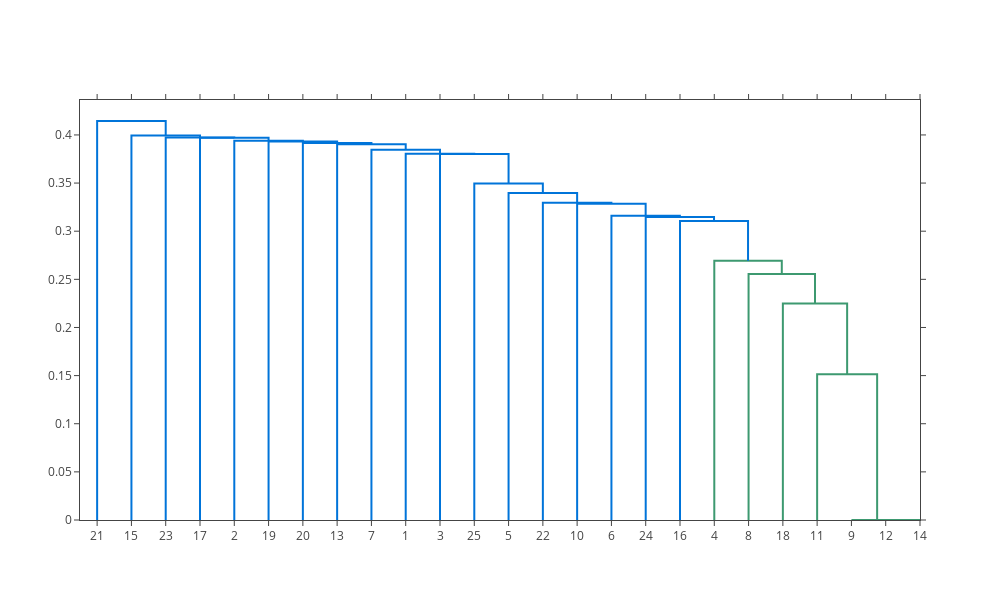

Notebook code cell kept with this figure:
### Code cell
# get text annotations
annotation = text_annotation(topic_dist, topic_terms, n_ann_terms, linkagefun)

# Plot dendrogram
dendro = ff.create_dendrogram(topic_dist, distfun=js_dist, labels=range(1, 26), linkagefun=linkagefun, hovertext=annotation)
dendro['layout'].update({'width': 1000, 'height': 600})
py.iplot(dendro)

### Figure 1 — Plotly figure (JSON) as saved in the notebook; plotly's stock layout.template omitted (floating-point values rounded to 4 significant figures)
{"data": [{"hoverinfo": "text", "marker": {"color": "rgb(61,153,112)"}, "mode": "lines", "text": ["['conclude', 'supplementation', 'ray', 'interview', 'varied', 'markers', 'dual', 'narcotics', 'mild', 'elevated']", [], [], "['conclude', 'supplementation', 'ray', 'interview', 'varied', 'markers', 'dual', 'narcotics', 'mild', 'elevated']"], "type": "scatter", "x": [235, 235, 245, 245], "xaxis": "x", "y": [0, 2.474e-10, 2.474e-10, 0], "yaxis": "y"}, {"hoverinfo": "text", "marker": {"color": "rgb(61,153,112)"}, "mode": "lines", "text": ["['conclude', 'supplementation', 'ray', 'interview', 'varied', 'markers', 'dual', 'narcotics', 'mild', 'elevated']", [], [], "+++: ['conclude', 'supplementation', 'ray', 'interview', 'varied', 'markers', 'dual', 'narcotics', 'mild', 'elevated']<br>---: ['failures', 'amygdala', 'cortex', 'disease', 'anisotropy', 'cp', 'patients', 'autonomic', 'activity', 'children']"], "type": "scatter", "x": [225, 225, 240, 240], "xaxis": "x", "y": [0, 4.366e-10, 4.366e-10, 2.474e-10], "yaxis": "y"}, {"hoverinfo": "text", "marker": {"color": "rgb(61,153,112)"}, "mode": "lines", "text": ["['conclude', 'ray', 'range', 'varied', 'markers', 'dual', 'mild', 'conditions', 'described', 'department']", [], [], "+++: ['conclude', 'supplementation', 'ray', 'interview', 'varied', 'markers', 'dual', 'narcotics', 'mild', 'elevated']<br>---: ['absenteeism', 'failures', 'consulting', 'discomfort', 'hemithyroidectomy', 'cp', 'cingulate', 'induced', 'inflammatory', 'grades']"], "type": "scatter", "x": [215, 215, 232.5, 232.5], "xaxis": "x", "y": [0, 0.1515, 0.1515, 4.366e-10], "yaxis": "y"}, {"hoverinfo": "text", "marker": {"color": "rgb(61,153,112)"}, "mode": "lines", "text": ["['supplementation', 'conclude', 'ray', 'ninety', 'varied', 'markers', 'dual', 'mild', 'narcotics', 'ami']", [], [], "+++: ['conclude', 'ray', 'varied', 'markers', 'dual', 'narcotics', 'mild', 'elevated', 'algorithmsprotocols', 'vagal']<br>---: ['described', 'clinical', 'immediately', 'body', 'records', 'physical', 'video', 'validity', 'thoracic', 'hit']"], "type": "scatter", "x": [205, 205, 223.8, 223.8], "xaxis": "x", "y": [0, 0.225, 0.225, 0.1515], "yaxis": "y"}, {"hoverinfo": "text", "marker": {"color": "rgb(61,153,112)"}, "mode": "lines", "text": ["['readsstool', 'conclude', 'learning', 'differences', 'irritable', 'markers', 'varied', 'dual', 'narcotics', 'neutrophil']", [], [], "+++: ['conclude', 'ray', 'varied', 'markers', 'dual', 'narcotics', 'mild', 'elevated', 'algorithmsprotocols', 'vagal']<br>---: ['supplementation', 'ninety', 'ami', 'psychometric', 'department', 'chronic', 'reconstruction', 'clinical', 'protocol', 'laboratory']"], "type": "scatter", "x": [195, 195, 214.4, 214.4], "xaxis": "x", "y": [0, 0.2554, 0.2554, 0.225], "yaxis": "y"}, {"hoverinfo": "text", "marker": {"color": "rgb(61,153,112)"}, "mode": "lines", "text": ["['conclude', 'supplementation', 'brain', 'visceral', 'interview', 'brief', 'range', 'varied', 'markers', 'narcotics']", [], [], "+++: ['conclude', 'varied', 'markers', 'dual', 'narcotics', 'mild', 'elevated', 'algorithmsprotocols', 'vagal', 'adjusted']<br>---: ['readsstool', 'ray', 'neutrophil', 'randomforest', 'involved', 'clinical', 'met', 'genus', 'anatomically', 'analyzed']"], "type": "scatter", "x": [185, 185, 204.7, 204.7], "xaxis": "x", "y": [0, 0.2693, 0.2693, 0.2554], "yaxis": "y"}, {"hoverinfo": "text", "marker": {"color": "rgb(0,116,217)"}, "mode": "lines", "text": ["['berinert', 'conclude', 'interview', 'differences', 'varied', 'markers', 'relatively', 'fatal', 'intravenous', 'laryngeal']", [], [], "+++: ['conclude', 'varied', 'markers', 'narcotics', 'mild', 'algorithmsprotocols', 'adjusted', 'vagal', 'instruments', 'episodic']<br>---: ['supplementation', 'brain', 'visceral', 'interview', 'brief', 'range', 'dual', 'drg', 'elevated', 'chronic']"], "type": "scatter", "x": [175, 175, 194.8, 194.8], "xaxis": "x", "y": [0, 0.3106, 0.3106, 0.2693], "yaxis": "y"}, {"hoverinfo": "text", "marker": {"color": "rgb(0,116,217)"}, "mode": "lines", "text": ["['conclude', 'therefore', 'interview', 'non', 'seven', 'trial', 'varied', 'markers', 'dual', 'mild']", [], [], "+++: ['conclude', 'varied', 'markers', 'narcotics', 'mild', 'algorithmsprotocols', 'adjusted', 'vagal', 'instruments', 'episodic']<br>---: ['berinert', 'relatively', 'clinical', 'met', 'mechanisms', 'immediately', 'records', 'anatomically', 'intervention', 'hit']"], "type": "scatter", "x": [165, 165, 184.9, 184.9], "xaxis": "x", "y": [0, 0.3148, 0.3148, 0.3106], "yaxis": "y"}, {"hoverinfo": "text", "marker": {"color": "rgb(0,116,217)"}, "mode": "lines", "text": ["['crucial', 'interview', 'tachycardia', 'varied', 'markers', 'narcotics', 'mild', 'ami', 'algorithmsprotocols', 'adjusted']", [], [], "+++: ['conclude', 'varied', 'markers', 'narcotics', 'mild', 'algorithmsprotocols', 'adjusted', 'vagal', 'instruments', 'episodic']<br>---: ['therefore', 'non', 'administration', 'action', 'clinical', 'met', 'immediately', 'records', 'practices', 'anatomically']"], "type": "scatter", "x": [155, 155, 175.0, 175.0], "xaxis": "x", "y": [0, 0.316, 0.316, 0.3148], "yaxis": "y"}, {"hoverinfo": "text", "marker": {"color": "rgb(0,116,217)"}, "mode": "lines", "text": ["['morphine', 'reviewed', 'supplementation', 'conclude', 'worst', 'markers', 'varied', 'narcotics', 'mild', 'resultant']", [], [], "+++: ['adhesion', 'sickle', 'selectin', 'varied', 'markers', 'vascular', 'narcotics', 'mild', 'arthropathy', 'unexplained']<br>---: ['tachycardia', 'ami', 'instruments', 'clinical', 'dualacting', 'providing', 'size', 'records', 'video', 'undergone']"], "type": "scatter", "x": [145, 145, 165.0, 165.0], "xaxis": "x", "y": [0, 0.3285, 0.3285, 0.316], "yaxis": "y"}, {"hoverinfo": "text", "marker": {"color": "rgb(0,116,217)"}, "mode": "lines", "text": ["['testing', 'filaments', 'interview', 'non', 'suggests', 'range', 'markers', 'sprague', 'lip', 'eruption']", [], [], "+++: ['adhesion', 'sickle', 'selectin', 'varied', 'markers', 'vascular', 'narcotics', 'mild', 'arthropathy', 'unexplained']<br>---: ['party', 'met', 'immediately', 'body', 'retrospective', 'fractures', 'absenteeism', 'size', 'video', 'surgeons']"], "type": "scatter", "x": [135, 135, 155.0, 155.0], "xaxis": "x", "y": [0, 0.3295, 0.3295, 0.3285], "yaxis": "y"}, {"hoverinfo": "text", "marker": {"color": "rgb(0,116,217)"}, "mode": "lines", "text": ["['limitations', 'interview', 'non', 'iiiiv', 'differences', 'equally', 'events', 'trial', 'dizziness', 'commissioned']", [], [], "+++: ['sickle', 'selectin', 'vascular', 'markers', 'narcotics', 'mild', 'arthropathy', 'algorithmsprotocols', 'vagal', 'exhibiting']<br>---: ['testing', 'filaments', 'interview', 'non', 'suggests', 'varied', 'range', 'sprague', 'eruption', 'psychometric']"], "type": "scatter", "x": [125, 125, 145.0, 145.0], "xaxis": "x", "y": [0, 0.3398, 0.3398, 0.3295], "yaxis": "y"}, {"hoverinfo": "text", "marker": {"color": "rgb(0,116,217)"}, "mode": "lines", "text": ["['care', 'conclude', 'interview', 'participating', 'non', 'varied', 'markers', 'narcotics', 'mild', 'chronic']", [], [], "+++: ['sickle', 'selectin', 'markers', 'vascular', 'narcotics', 'mild', 'arthropathy', 'algorithmsprotocols', 'vagal', 'exhibiting']<br>---: ['limitations', 'interview', 'non', 'iiiiv', 'differences', 'varied', 'equally', 'events', 'trial', 'dizziness']"], "type": "scatter", "x": [115, 115, 135.0, 135.0], "xaxis": "x", "y": [0, 0.3494, 0.3494, 0.3398], "yaxis": "y"}, {"hoverinfo": "text", "marker": {"color": "rgb(0,116,217)"}, "mode": "lines", "text": ["['testing', 'conclude', 'unknown', 'interview', 'brief', 'varied', 'paroxysms', 'accompanied', 'conditions', 'relatively']", [], [], "+++: ['sickle', 'selectin', 'vascular', 'markers', 'narcotics', 'mild', 'arthropathy', 'algorithmsprotocols', 'vagal', 'exhibiting']<br>---: ['care', 'conclude', 'interview', 'participating', 'non', 'varied', 'adjusted', 'chronic', 'paired', 'resident']"], "type": "scatter", "x": [105, 105, 125.0, 125.0], "xaxis": "x", "y": [0, 0.3802, 0.3802, 0.3494], "yaxis": "y"}, {"hoverinfo": "text", "marker": {"color": "rgb(0,116,217)"}, "mode": "lines", "text": ["['conclude', 'suggests', 'non', 'location', 'differences', 'worst', 'markers', 'events', 'narcotics', 'mild']", [], [], "+++: ['sickle', 'selectin', 'vascular', 'narcotics', 'arthropathy', 'algorithmsprotocols', 'vagal', 'physician', 'algorithms', 'rheology']<br>---: ['testing', 'conclude', 'unknown', 'interview', 'difficult', 'brief', 'markers', 'varied', 'paroxysms', 'mild']"], "type": "scatter", "x": [95, 95, 115.0, 115.0], "xaxis": "x", "y": [0, 0.3805, 0.3805, 0.3802], "yaxis": "y"}, {"hoverinfo": "text", "marker": {"color": "rgb(0,116,217)"}, "mode": "lines", "text": ["['therefore', 'brain', 'visceral', 'unknown', 'non', 'eliminate', 'activities', 'conditions', 'administration', 'chronic']", [], [], "+++: ['sickle', 'selectin', 'vascular', 'narcotics', 'arthropathy', 'algorithmsprotocols', 'vagal', 'physician', 'algorithms', 'rheology']<br>---: ['suggests', 'non', 'varied', 'mild', 'predicted', 'adjusted', 'involved', 'distances', 'breast', 'met']"], "type": "scatter", "x": [85, 85, 105.0, 105.0], "xaxis": "x", "y": [0, 0.3846, 0.3846, 0.3805], "yaxis": "y"}, {"hoverinfo": "text", "marker": {"color": "rgb(0,116,217)"}, "mode": "lines", "text": ["['morphine', 'ray', 'interview', 'random', 'markers', 'neutrophil', 'relieve', 'chronic', 'administration', 'enable']", [], [], "+++: ['adverse', 'vascular']<br>---: ['therefore', 'unknown', 'non', 'eliminate', 'narcotics', 'administration', 'algorithmsprotocols', 'interest', 'vagal', 'pyretic']"], "type": "scatter", "x": [75, 75, 95.0, 95.0], "xaxis": "x", "y": [0, 0.3904, 0.3904, 0.3846], "yaxis": "y"}, {"hoverinfo": "text", "marker": {"color": "rgb(0,116,217)"}, "mode": "lines", "text": ["['testing', 'normalized', 'visceral', 'hiv', 'regulated', 'colorectal', 'protease', 'thickening', 'lumen', 'chronic']", [], [], "+++: []<br>---: ['morphine', 'ray', 'interview', 'random', 'markers', 'neutrophil', 'relieve', 'chronic', 'administration', 'enable']"], "type": "scatter", "x": [65, 65, 85.0, 85.0], "xaxis": "x", "y": [0, 0.3917, 0.3917, 0.3904], "yaxis": "y"}, {"hoverinfo": "text", "marker": {"color": "rgb(0,116,217)"}, "mode": "lines", "text": ["['therefore', 'suggests', 'elicited', 'unpredictable', 'trial', 'conditions', 'stress', 'chronic', 'adjusted', 'gper']", [], [], "+++: []<br>---: ['testing', 'normalized', 'visceral', 'hiv', 'regulated', 'colorectal', 'protease', 'thickening', 'lumen', 'chronic']"], "type": "scatter", "x": [55, 55, 75.0, 75.0], "xaxis": "x", "y": [0, 0.3932, 0.3932, 0.3917], "yaxis": "y"}, {"hoverinfo": "text", "marker": {"color": "rgb(0,116,217)"}, "mode": "lines", "text": ["['fewer', 'care', 'supplementation', 'ray', 'therefore', 'non', 'inferiority', 'trial', 'events', 'dual']", [], [], "+++: []<br>---: ['therefore', 'suggests', 'elicited', 'unpredictable', 'trial', 'conditions', 'stress', 'chronic', 'adjusted', 'gper']"], "type": "scatter", "x": [45, 45, 65.0, 65.0], "xaxis": "x", "y": [0, 0.3939, 0.3939, 0.3932], "yaxis": "y"}, {"hoverinfo": "text", "marker": {"color": "rgb(0,116,217)"}, "mode": "lines", "text": ["['therefore', 'possibility', 'non', 'self', 'comorbidity', 'recurrence', 'organization', 'wound', 'interviewers', 'activities']", [], [], "+++: []<br>---: ['fewer', 'care', 'therefore', 'ray', 'supplementation', 'non', 'inferiority', 'trial', 'events', 'dual']"], "type": "scatter", "x": [35, 35, 55.0, 55.0], "xaxis": "x", "y": [0, 0.3972, 0.3972, 0.3939], "yaxis": "y"}, {"hoverinfo": "text", "marker": {"color": "rgb(0,116,217)"}, "mode": "lines", "text": ["['care', 'fewer', 'therefore', 'brain', 'visceral', 'multisystem', 'suggests', 'together', 'department', 'wait']", [], [], "+++: []<br>---: ['therefore', 'possibility', 'non', 'self', 'comorbidity', 'recurrence', 'organization', 'wound', 'interviewers', 'activities']"], "type": "scatter", "x": [25, 25, 45.0, 45.0], "xaxis": "x", "y": [0, 0.3974, 0.3974, 0.3972], "yaxis": "y"}, {"hoverinfo": "text", "marker": {"color": "rgb(0,116,217)"}, "mode": "lines", "text": ["['naive', 'discs', 'care', 'normal', 'differences', 'facet', 'trial', 'sprague', 'stress', 'drg']", [], [], "+++: []<br>---: ['care', 'fewer', 'therefore', 'brain', 'visceral', 'multisystem', 'suggests', 'together', 'department', 'wait']"], "type": "scatter", "x": [15, 15, 35.0, 35.0], "xaxis": "x", "y": [0, 0.3994, 0.3994, 0.3974], "yaxis": "y"}, {"hoverinfo": "text", "marker": {"color": "rgb(0,116,217)"}, "mode": "lines", "text": ["['care', 'mode', 'self', 'transplants', 'conditions', 'psychometric', 'standardized', 'chronic', 'action', 'areas']", [], [], "+++: []<br>---: ['naive', 'discs', 'care', 'normal', 'differences', 'facet', 'trial', 'sprague', 'stress', 'drg']"], "type": "scatter", "x": [5, 5, 25.0, 25.0], "xaxis": "x", "y": [0, 0.4145, 0.4145, 0.3994], "yaxis": "y"}], "layout": {"autosize": false, "height": 600, "hovermode": "closest", "showlegend": false, "width": 1000, "xaxis": {"mirror": "allticks", "rangemode": "tozero", "showgrid": false, "showline": true, "showticklabels": true, "tickmode": "array", "ticks": "outside", "ticktext": [21, 15, 23, 17, 2, 19, 20, 13, 7, 1, 3, 25, 5, 22, 10, 6, 24, 16, 4, 8, 18, 11, 9, 12, 14], "tickvals": [5, 15, 25, 35, 45, 55, 65, 75, 85, 95, 105, 115, 125, 135, 145, 155, 165, 175, 185, 195, 205, 215, 225, 235, 245], "type": "linear", "zeroline": false}, "yaxis": {"mirror": "allticks", "rangemode": "tozero", "showgrid": false, "showline": true, "showticklabels": true, "ticks": "outside", "type": "linear", "zeroline": false}}}
